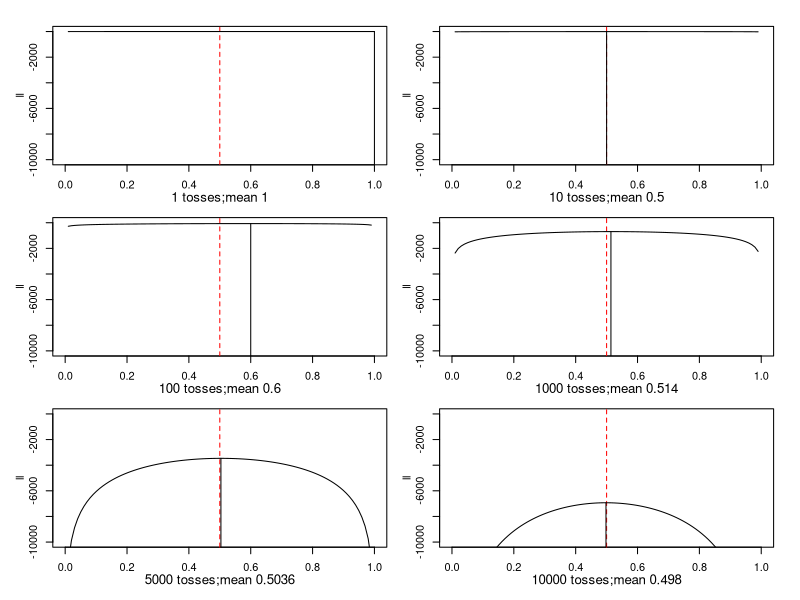

Reproduce this figure in R.
## ---- chunk 1
knitr::opts_chunk$set(echo = TRUE)
## ---- chunk 2
ll<-function(p,x) { 
    like<-function(x,p) p^x*(1-p)^(1-x) #this is the likelihood for a single coin toss (the result is in x) where the probability that x=1 is p
    like<-Vectorize(like,"x") #this takes a function of a scalar and converts it to a function of a vector (where each element of the vector will be operated on as in the original function)
    sum(log(like(x,p)))
}

## ---- chunk 3
true.p<-0.5
## ---- chunk 4

par(mfrow=c(3,2),mar=c(3,3,1,1),mgp=c(2,1,0),oma=rep(1,4)) #tuning graphical parameters, don't worry about this
ii.seq<-c(1,10,100,1000,5000,10000) #this will be the number of tosses of the coin with weight true.p
for (ii in ii.seq) {
    p<-seq(0,1,length.out=100) #this is the grid of 'p' (ie possible values of 'true.p') that we'll consider
    x<-rbinom(ii,1,true.p) #this generated the data by taking ii draws from the appropriate binomial distribution. the binomial distribution tells us about the probability of having k successes from n independent experiments each of which has a probability p of success. in this degenerate case of only a single trial, the binomial collapses into a bernoulli distribution (which is what governs the random behavior of coins).  we're passing three arguments: ii (the number of draws from the binomial distribution), 1 (the number of independent experiments, so n=1 here), and the probability of success. 
    out<-numeric()
    for (i in 1:length(p)) out[i]<-ll(p[i],x) #this computes the likelihood for our "p" grid of values using the data
    ##now let's see where the ll is maximal
    ml.p<-optim(.5,function(p,x) -1*ll(p,x),x=x,method="Brent",lower=0,upper=1)$par
    ##graphing results, don't worry too much about this.
    plot(NULL,xlim=c(0,1),ylim=c(-1e4,0),xlab="",ylab="ll")
    mtext(side=1,line=2,paste(ii,"tosses;mean",mean(x)),cex=.8)
    abline(v=true.p,col="red",lty=2)
    lines(p,out)
    segments(ml.p,-1e5,ml.p,ll(ml.p,x)) 
}

